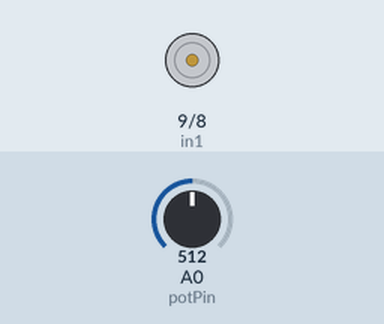
Bench run of a sketch on a simulated Arduino Uno, built with avr-gcc and run on an emulated ATmega328P. Shown: motor-driver pin pairs drawn as motors (green arrow = first pin HIGH = forward, orange = second pin HIGH = backward, longer = more drive, scaled by the enable pin). The test bench sets the inputs (shaded band); at power-on: A0 (potPin) = 512.

Above: at 1.2 s.
1.3 s: A0 (potPin) set to 541
2.8 s: A0 (potPin) set to 563
At 3.9 s:
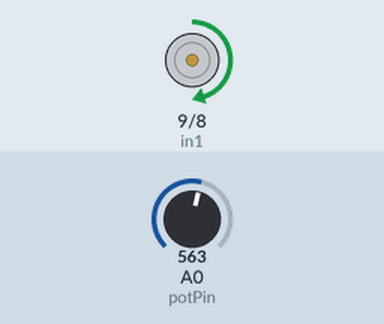
4.3 s: A0 (potPin) set to 459
5.8 s: A0 (potPin) set to 432
At 6.2 s:
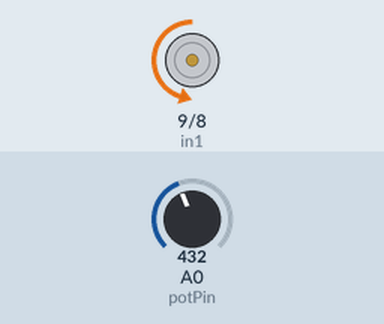
7.3 s: A0 (potPin) set to 5
8.8 s: A0 (potPin) set to 2
At 9.7 s:
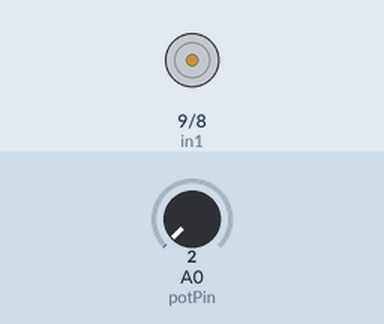
Timing chart, 0 to 11.3 s (numbered marks = the images above; inputs shaded):
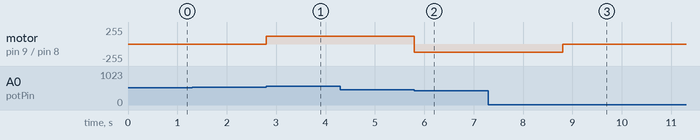

Measured:
- the behaviour switches between 550 and 551 on A0 (potPin) (found by bisection; images 0 and 1)
- the behaviour switches between 450 and 449 on A0 (potPin) (found by bisection; images 1 and 2)
- the behaviour switches between 4 and 3 on A0 (potPin) (found by bisection; images 2 and 3)
- after the input at 1.3 s, every drawn part: stays the same
- after the input at 2.8 s, motor on pin 9 (in1) / pin 8 (in2): stopped → forward 120/255 at once
- after the input at 4.3 s, every drawn part: stays the same
- after the input at 5.8 s, motor on pin 9 (in1) / pin 8 (in2): forward 120/255 → backward 120/255 at once
- after the input at 7.3 s, every drawn part: stays the same
- after the input at 8.8 s, motor on pin 9 (in1) / pin 8 (in2): backward 120/255 → stopped at once

The sketch:

extra-components.ino
```cpp
#define potPin    A0
#define enA       5
#define in1       9
#define in2       8

void setup() {
    Serial.begin(9600);
    pinMode(potPin, INPUT);
    pinMode(enA, OUTPUT);
    pinMode(in1, OUTPUT);
    pinMode(in2, OUTPUT);
}

void loop() {
    Lumpy();
}

void Lumpy(){
    int val = analogRead(potPin);
    for(int i = 0; i<1024; i+= 200){
       if(val >  i-50 && val < i+50){
          if(val > i+3){
              digitalWrite(in1, LOW); digitalWrite(in2, HIGH);
              analogWrite(enA, 120);
          }else if(val < i-3){
              digitalWrite(in1, HIGH); digitalWrite(in2, LOW);
              analogWrite(enA, 120);
          }else{
              analogWrite(enA, LOW);
          }
       }
    }
}

void SpringA(){
    int val = analogRead(potPin);
    if(val > 10){
        digitalWrite(in1, LOW);
        digitalWrite(in2, HIGH);
        analogWrite(enA, map(val, 10, 1024, 100, 255));
    }else{
        analogWrite(enA, LOW);
    }
}

void SpringB(){
    int val = analogRead(potPin);
    if(val > 550){
        digitalWrite(in1, LOW);
        digitalWrite(in2, HIGH);
        analogWrite(enA, map(val, 550, 1024, 120, 255));
    }else if(val < 450){
        digitalWrite(in1, HIGH);
        digitalWrite(in2, LOW);
        analogWrite(enA, map(val, 450, 0, 120, 255));
    }else{
        analogWrite(enA, LOW);
    }
}

void SlideToValue(int targetValue){
  int val = analogRead(potPin);
  if(abs(val - targetValue) > 20){
      if(val > targetValue){
          digitalWrite(in1, LOW);
          digitalWrite(in2, HIGH);
      }else{
          digitalWrite(in1, HIGH);
          digitalWrite(in2, LOW);
      }
      analogWrite(enA, max(min(abs(val - targetValue), 255), 200));
  }else{
      // Turn off motor
      digitalWrite(in1, LOW);
      digitalWrite(in2, LOW);
      analogWrite(enA, 0);
  }
}
```
